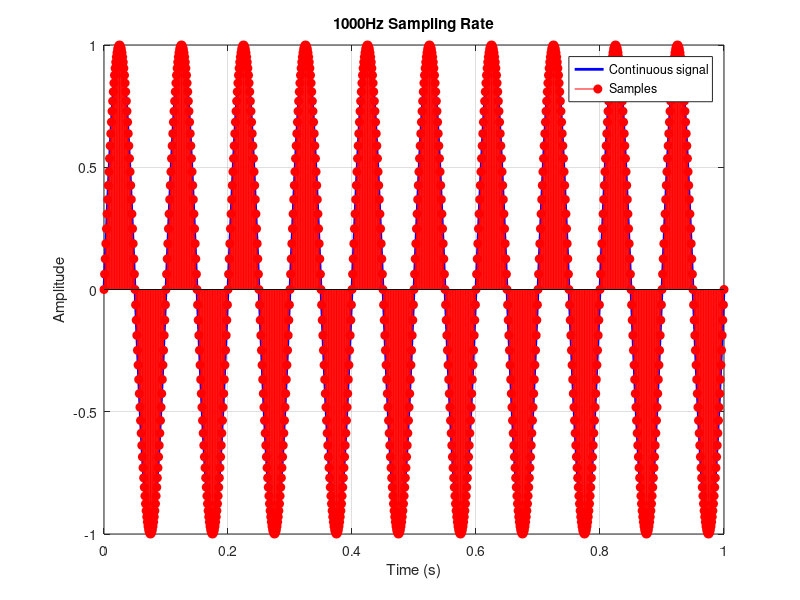

This chart was generated by the following MATLAB code:
f = 10;
fs = 1000;

t = 0:0.001:1;
x = sin(2*pi*f*t);

n = 0:1/fs:1;
xs = sin(2*pi*f*n);

figure
plot(t, x, 'b', 'LineWidth', 2)
hold on
stem(n, xs, 'r', 'filled')

grid on
xlabel('Time (s)')
ylabel('Amplitude')
legend('Continuous signal', 'Samples')
title('1000Hz Sampling Rate')
saveas(gcf, 'sampling_1000Hz.png')
